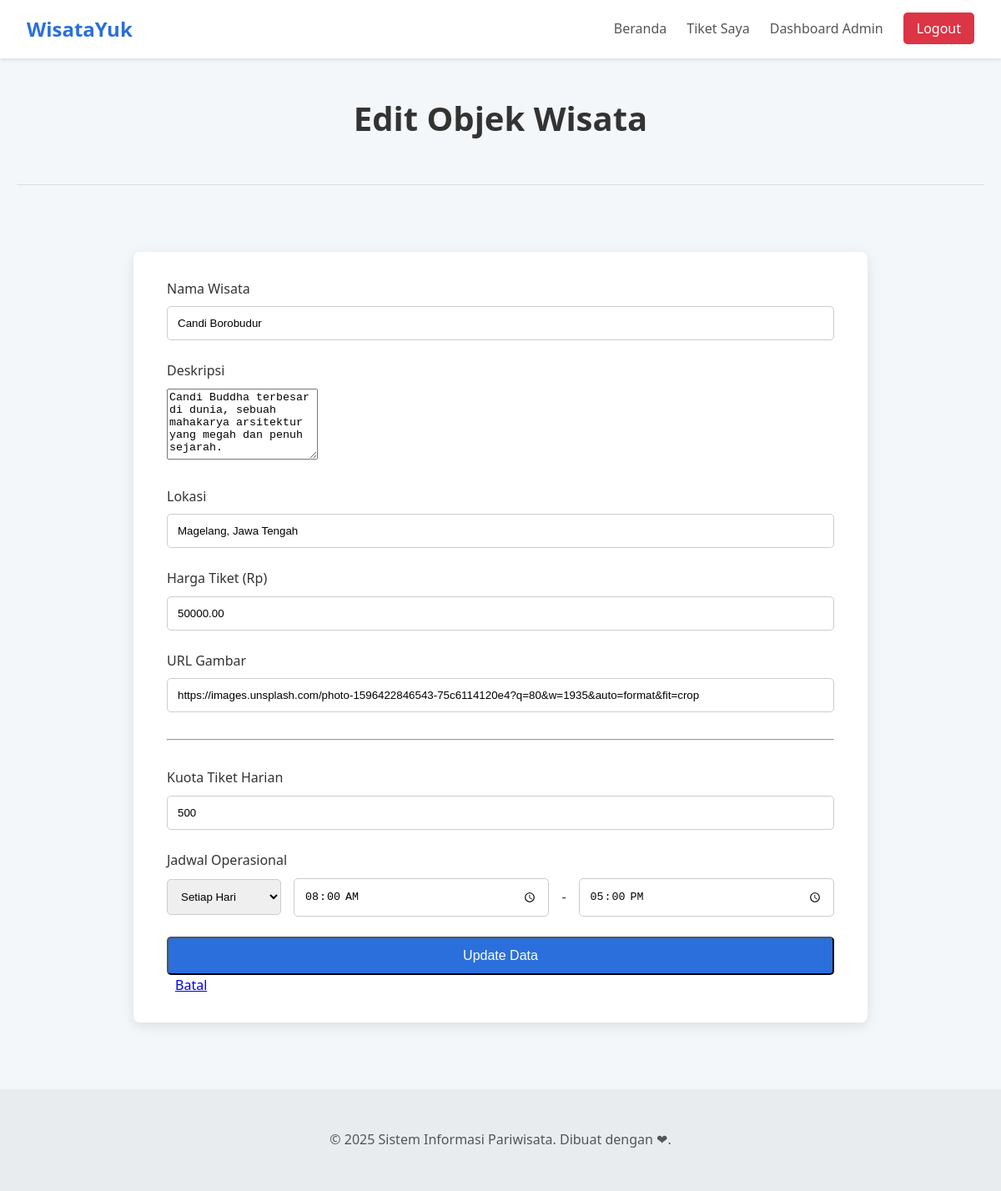
The page /index.php?page=admin_form_wisata&action=edit&id=1 (signed in) on the database its author committed.
### tables this page shows
CREATE TABLE `objek_wisata` (
  `id` int(11) NOT NULL,
  `nama_wisata` varchar(100) NOT NULL,
  `deskripsi` text NOT NULL,
  `lokasi` varchar(150) NOT NULL,
  `harga_tiket` decimal(10,2) NOT NULL,
  `gambar_url` varchar(255) DEFAULT 'https://placehold.co/600x400/e2e8f0/e2e8f0?text=Gambar',
  `kuota_harian` int(11) DEFAULT NULL COMMENT 'Kuota tiket per hari, NULL berarti tidak terbatas',
  `jadwal_operasional` text DEFAULT NULL COMMENT 'Menyimpan jadwal dalam format JSON'
);

### pages/admin-formwisata.php (the view, shortened to what this page needs)
<?php
$wisata = [
    'id' => '',
    'nama_wisata' => '',
    'deskripsi' => '',
    'lokasi' => '',
    'harga_tiket' => '',
    'gambar_url' => '',
    'kuota_harian' => 100,
    'jadwal_operasional' => ''
];
$jadwal_terpilih = [
    'days' => 'setiap_hari',
    'open' => '08:00',
    'close' => '17:00'
];
$form_action = 'actions/wisata-process.php?action=create';
$page_title = 'Tambah Objek Wisata Baru';
$button_text = 'Simpan Data';
if (isset($_GET['action']) && $_GET['action'] == 'edit' && isset($_GET['id'])) {
    $id_to_edit = $_GET['id'];
    $stmt = $conn->prepare("SELECT * FROM objek_wisata WHERE id = ?");
    $stmt->bind_param("i", $id_to_edit);
    $stmt->execute();
    $result = $stmt->get_result();
    if ($result->num_rows > 0) {
        $wisata = $result->fetch_assoc();
        $form_action = "actions/wisata-process.php?action=update&id=" . $wisata['id'];
        $page_title = 'Edit Objek Wisata';
        $button_text = 'Update Data';
        if (!empty($wisata['jadwal_operasional'])) {
            $decoded_jadwal = json_decode($wisata['jadwal_operasional'], true);
            if (is_array($decoded_jadwal)) {
                $jadwal_terpilih = $decoded_jadwal;
            }
        }
    } else {
        header("Location: index.php?page=admin_kelola_wisata&status=notfound");
        exit();
    }
}
?>
<div class="page-header">
    <h1><?= $page_title ?></h1>
</div>
<div class="auth-container">
    <form action="<?= $form_action ?>" method="post" class="auth-form" style="max-width: 800px;">
        <div class="form-group">
            <label for="nama_wisata">Nama Wisata</label>
            <input type="text" id="nama_wisata" name="nama_wisata" value="<?= htmlspecialchars($wisata['nama_wisata']) ?>" required>
        </div>
        <div class="form-group">
            <label for="deskripsi">Deskripsi</label>
            <textarea id="deskripsi" name="deskripsi" rows="5" required oninput="this.style.height = 'auto'; this.style.height = (this.scrollHeight) + 'px';"><?= htmlspecialchars($wisata['deskripsi']) ?></textarea>
        </div>
        <div class="form-group">
            <label for="lokasi">Lokasi</label>
            <input type="text" id="lokasi" name="lokasi" value="<?= htmlspecialchars($wisata['lokasi']) ?>" required>
        </div>
        <div class="form-group">
            <label for="harga_tiket">Harga Tiket (Rp)</label>
            <input type="number" id="harga_tiket" name="harga_tiket" step="1000" value="<?= htmlspecialchars($wisata['harga_tiket']) ?>" required>
        </div>
        <div class="form-group">
            <label for="gambar_url">URL Gambar</label>
            <input type="text" id="gambar_url" name="gambar_url" value="<?= htmlspecialchars($wisata['gambar_url']) ?>">
        </div>
        <hr style="margin: 2rem 0;">
        <div class="form-group">
            <label for="kuota_harian">Kuota Tiket Harian</label>
            <input type="number" id="kuota_harian" name="kuota_harian" value="<?= htmlspecialchars($wisata['kuota_harian']) ?>" placeholder="Kosongkan jika tidak terbatas">
        </div>
        <div class="form-group">
            <label>Jadwal Operasional</label>
            <div style="display: flex; gap: 15px; align-items: center;">
                <select name="hari_operasional" style="flex: 1; padding: 0.75rem; border: 1px solid #ccc; border-radius: 5px;">
                    <option value="setiap_hari" <?= ($jadwal_terpilih['days'] == 'setiap_hari') ? 'selected' : '' ?>>Setiap Hari</option>
                </select>
                <input type="time" name="jam_buka" value="<?= htmlspecialchars($jadwal_terpilih['open']) ?>" required style="padding: 0.75rem; border: 1px solid #ccc; border-radius: 5px;">
                <span>-</span>
                <input type="time" name="jam_tutup" value="<?= htmlspecialchars($jadwal_terpilih['close']) ?>" required style="padding: 0.75rem; border: 1px solid #ccc; border-radius: 5px;">
            </div>
        </div>
        <button type="submit" class="btn btn-primary"><?= $button_text ?></button>
        <a href="index.php?page=admin_kelola_wisata" style="margin-left: 10px;">Batal</a>
    </form>
</div>

### style.css (style rules this page uses)
body { font-family: 'Segoe UI', Tahoma, Geneva, Verdana, sans-serif; margin: 0; background-color: #f4f7f9; color: #333; line-height: 1.6; }
.btn, .btn-register, .btn-logout { padding: 0.5rem 1rem; border-radius: 5px; text-decoration: none; color: #fff; font-weight: 500; transition: background-color 0.3s; }
.btn { background-color: #2a6fdb; }
.page-header { text-align: center; margin: 40px 0; padding-bottom: 20px; border-bottom: 1px solid #ddd; }
.page-header h1 { font-size: 2.5rem; color: #333; }
.auth-container { display: flex; justify-content: center; align-items: center; padding: 40px 0; }
.auth-form { background: #fff; padding: 2rem 2.5rem; border-radius: 8px; box-shadow: 0 4px 15px rgba(0,0,0,0.1); width: 100%; max-width: 450px; }
.form-group { margin-bottom: 1.5rem; }
.form-group label { display: block; margin-bottom: 0.5rem; font-weight: 500; }
.form-group input { width: 100%; padding: 0.75rem; border: 1px solid #ccc; border-radius: 5px; box-sizing: border-box; }
.auth-form .btn { width: 100%; padding: 0.75rem; font-size: 1rem; }

### rows shown on the page
objek_wisata: nama_wisata "Candi Borobudur", deskripsi "Candi Buddha terbesar di dunia, sebuah mahakarya arsitektur yang megah dan penuh sejarah.", lokasi "Magelang, Jawa Tengah", harga_tiket "50000.00", gambar_url "https://images.unsplash.com/photo-1596422846543-75c6114120e4?q=80&w=1935&auto=format&fit=crop", kuota_harian "500", hari_operasional "Setiap Hari", jam_buka "08:00", jam_tutup "17:00"

### other values the page prints
$page_title "Edit Objek Wisata"
$button_text "Update Data"
